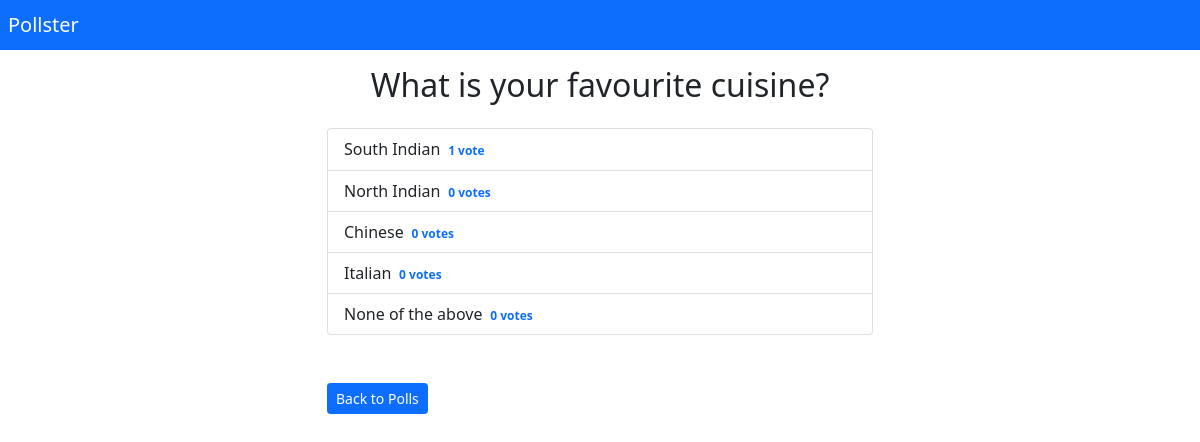
Page /polls/3/results on the committed database.
### polls/models.py (models this page shows)
class Question(models.Model):
    question_title=models.CharField(max_length=200)
    pub_date=models.DateTimeField(auto_now_add=True)
    def __str__(self):
        return self.question_title

class Choice(models.Model):
    question = models.ForeignKey(Question,on_delete=models.CASCADE)
    choice_title=models.CharField(max_length=200)
    votes=models.IntegerField(default=0)
    def __str__(self):
        return self.choice_title

### polls/views.py (the view)
# urls.py: path('polls/<int:question_id>/results',polls_views.results,name="results_question"),
def results(request,question_id):
    question=get_object_or_404(Question,pk=question_id)
    choices=question.choice_set.all()
    context={'question':question,'choices':choices}
    return render(request,'polls/results.html',context)

### polls/templates/polls/results.html
{% extends 'polls/base.html' %}
{% block content %}
<h2 class="py-3"><center>{{question}}</h2></center>
<ul class="list-group mb-5">
{% for choice in question.choice_set.all %}
<li class="list-group-item">
{{choice}}<span class="badge badge-warning  text-primary float-right ml-5"> {{choice.votes}} vote{{ choice.votes | pluralize}}</span>
</li>
{% endfor %}
</ul>
<a href="{% url 'list' %}" class="btn btn-primary btn-sm">Back to Polls</a>
{% endblock %}

### rows in the picture
Question: question_title "What is your favourite cuisine?"
Choice: choice_title "South Indian", votes "1"
Choice: choice_title "North Indian", votes "0", votes|pluralize "s"
Choice: choice_title "Chinese", votes "0", votes|pluralize "s"
Choice: choice_title "Italian", votes "0", votes|pluralize "s"
Choice: choice_title "None of the above", votes "0", votes|pluralize "s"
